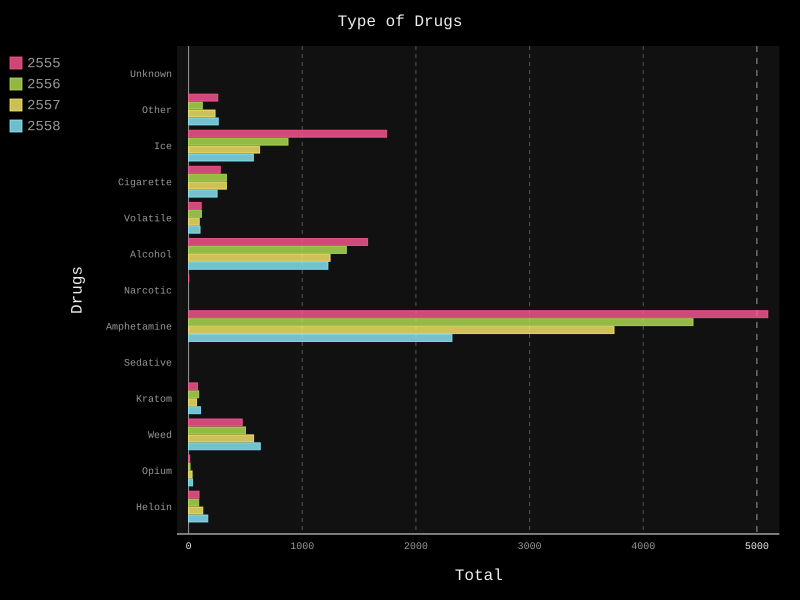

Write the Python code that produced this figure.
import pygal
from pygal.style import DarkStyle

# the data
# open file type.txt
file = open('type.txt', 'r')
data = []
years = []
y2555 = []
y2556 = []
y2557 = []
y2558 = []
for d in file:
    data.append(d.strip('\n').split())
for d in data:
    years.append(d.pop(0))
y2555 = [int(i) for i in data[0]]
y2556 = [int(i) for i in data[1]]
y2557 = [int(i) for i in data[2]]
y2558 = [int(i) for i in data[3]]

# plot graph
bar_chart = pygal.HorizontalBar(fill=True, interpolate='cubic', style=DarkStyle, x_title="Total", y_title="Drugs")
bar_chart.title = "Type of Drugs"
bar_chart.x_labels = ['Heloin', 'Opium', 'Weed', 'Kratom', 'Sedative', 'Amphetamine', 'Narcotic', 'Alcohol', 'Volatile','Cigarette','Ice', 'Other','Unknown']
bar_chart.add(years[0], y2555)
bar_chart.add(years[1], y2556)
bar_chart.add(years[2], y2557)
bar_chart.add(years[3], y2558)
bar_chart.render_to_file("type_bar.svg")

# close file type.txt
file.close()
